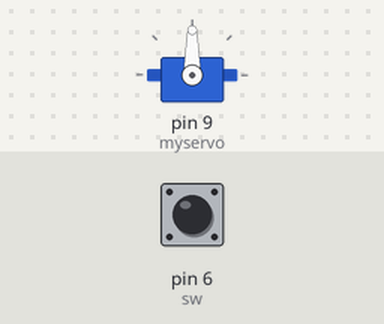
This sketch was run on a simulated Arduino Uno, built with avr-gcc and run on an emulated ATmega328P. Shown: servo. Inputs (shaded band) come from the test bench; at power-on: pin 6 (sw) HIGH.

Above: at 1.2 s.
1.3 s: pin 6 (sw) pulled LOW for 0.15 s
At 4.6 s:
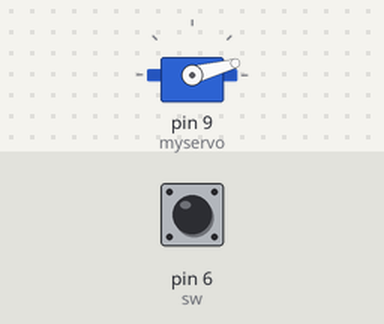
At 8.1 s:
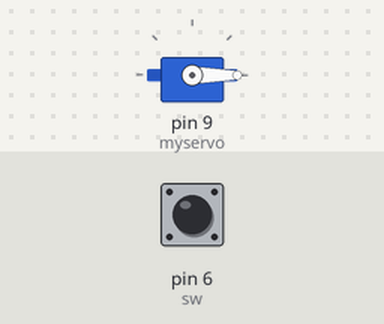
Timing chart, 0 to 9.6 s (numbered marks = the images above; inputs shaded):
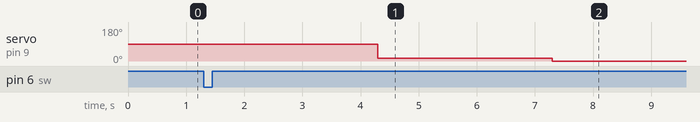

Measured:
- after the input at 1.3 s, servo on pin 9 (myservo): 90° → 15° after 3.0 s, → 0° 3.0 s later

The sketch:

ServoMotor.ino
```cpp
#include <Servo.h>

Servo myservo;
int sw = 6;
int angle = 0;

void setup() {
  myservo.attach(9);
  // 스위치가 열려있다면 (누르지 않은 상태) HIGH
  // 스위치를 닫혀있다면 (누른 상태), LOW
  pinMode(sw, INPUT_PULLUP);
}

void loop(){
  if(digitalRead(sw)==LOW){

    delay(3000);
    myservo.write(15);
    delay(3000);
    myservo.write(0);
    delay(3000);

   }

  }
```
